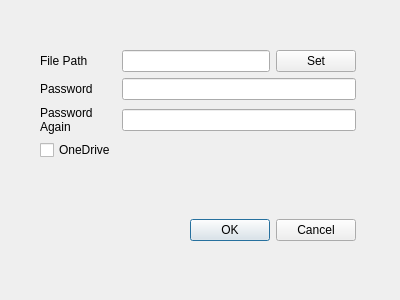
<?xml version="1.0" encoding="UTF-8"?>
<ui version="4.0">
 <class>LoginDialog</class>
 <widget class="QDialog" name="LoginDialog">
  <property name="geometry">
   <rect>
    <x>0</x>
    <y>0</y>
    <width>400</width>
    <height>300</height>
   </rect>
  </property>
  <property name="windowTitle">
   <string>RememberKey -- Create</string>
  </property>
  <widget class="QWidget" name="gridLayoutWidget">
   <property name="geometry">
    <rect>
     <x>40</x>
     <y>50</y>
     <width>316</width>
     <height>191</height>
    </rect>
   </property>
   <layout class="QGridLayout" name="gridLayout">
    <item row="0" column="0">
     <widget class="QLabel" name="label">
      <property name="text">
       <string>File Path</string>
      </property>
     </widget>
    </item>
    <item row="2" column="0">
     <widget class="QLabel" name="label_4">
      <property name="text">
       <string>Password
Again</string>
      </property>
     </widget>
    </item>
    <item row="1" column="0">
     <widget class="QLabel" name="label_3">
      <property name="text">
       <string>Password</string>
      </property>
     </widget>
    </item>
    <item row="3" column="0">
     <widget class="QCheckBox" name="onedriveCheck">
      <property name="text">
       <string>OneDrive</string>
      </property>
     </widget>
    </item>
    <item row="0" column="1">
     <widget class="QLineEdit" name="filepathEdit"/>
    </item>
    <item row="4" column="0" colspan="2">
     <spacer name="verticalSpacer">
      <property name="orientation">
       <enum>Qt::Vertical</enum>
      </property>
      <property name="sizeHint" stdset="0">
       <size>
        <width>20</width>
        <height>40</height>
       </size>
      </property>
     </spacer>
    </item>
    <item row="0" column="2">
     <widget class="QPushButton" name="filepathButton">
      <property name="text">
       <string>Set</string>
      </property>
     </widget>
    </item>
    <item row="1" column="1" colspan="2">
     <widget class="QLineEdit" name="passswdEdit">
      <property name="echoMode">
       <enum>QLineEdit::Password</enum>
      </property>
     </widget>
    </item>
    <item row="2" column="1" colspan="2">
     <widget class="QLineEdit" name="passwdAgainEdit">
      <property name="echoMode">
       <enum>QLineEdit::Password</enum>
      </property>
     </widget>
    </item>
    <item row="5" column="1" colspan="2">
     <widget class="QDialogButtonBox" name="buttonBox">
      <property name="orientation">
       <enum>Qt::Horizontal</enum>
      </property>
      <property name="standardButtons">
       <set>QDialogButtonBox::Cancel|QDialogButtonBox::Ok</set>
      </property>
     </widget>
    </item>
   </layout>
  </widget>
 </widget>
 <tabstops>
  <tabstop>filepathEdit</tabstop>
  <tabstop>filepathButton</tabstop>
  <tabstop>passswdEdit</tabstop>
  <tabstop>passwdAgainEdit</tabstop>
  <tabstop>onedriveCheck</tabstop>
 </tabstops>
 <resources/>
 <connections>
  <connection>
   <sender>buttonBox</sender>
   <signal>rejected()</signal>
   <receiver>LoginDialog</receiver>
   <slot>reject()</slot>
   <hints>
    <hint type="sourcelabel">
     <x>316</x>
     <y>260</y>
    </hint>
    <hint type="destinationlabel">
     <x>286</x>
     <y>274</y>
    </hint>
   </hints>
  </connection>
 </connections>
</ui>
